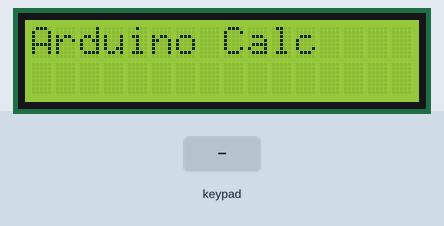
This sketch was run on a simulated Arduino Uno, built with avr-gcc and run on an emulated ATmega328P. On the bench: 16×2 character LCD. Inputs (shaded band) come from the test bench.

Above: at 0.1 s.
3.3 s: keypad keys 7 + 5 = pressed 0.4 s apart
At 5.0 s:
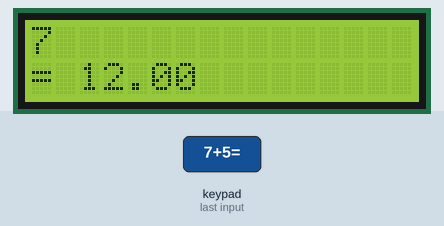
6.4 s: key '/' pressed
At 7.4 s:
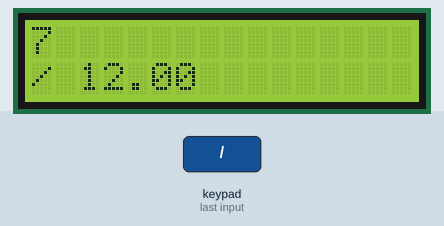
7.9 s: key '*' pressed
At 8.6 s:
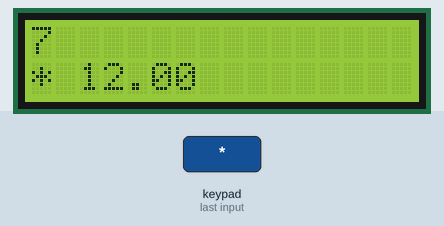
9.4 s: keypad keys 7 6 5 4 pressed 0.4 s apart
At 11.9 s:
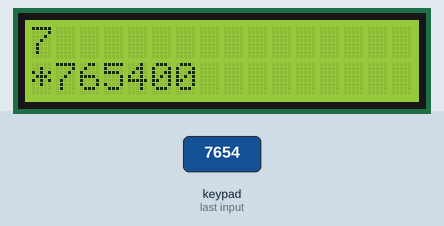
12.5 s: key 'C' pressed
At 13.4 s:
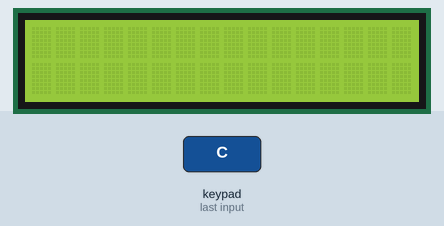
Timing chart, 0 to 15.0 s (numbered marks = the images above; inputs shaded):
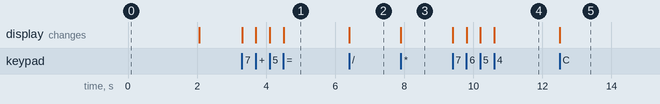

The sketch:

uino_diy_calculator_using_a_4_4_keypad_and_16_2_lcd_display1.ino
```cpp
#include <Keypad.h>
#include <LiquidCrystal.h>

const byte ROWS = 4;
const byte COLS = 4;
char keys[ROWS][COLS] = {
  {'1', '2', '3', '/'},
  {'4', '5', '6', '*'},
  {'7', '8', '9', '-'},
  {'C', '0', '=', '+'}
};
byte rowPins[ROWS] = {7,6,5,4};
byte colPins[COLS] = {3,2,1,0};

Keypad keypad = Keypad(makeKeymap(keys), rowPins, colPins, ROWS, COLS);
LiquidCrystal lcd(13, 12, 11, 10, 9, 8);

String input = "";
char lastOperator;
float num1, num2;
bool newEntry = true;

void setup() {
  lcd.begin(16, 2);
  lcd.print("Arduino Calc");
  delay(2000);
  lcd.clear();
}

void loop() {
  char key = keypad.getKey();
  if (key) {
    if (key >= '0' && key <= '9') {
      if (newEntry) {
        input = "";
        newEntry = false;
      }
      input += key;
      lcd.print(key);
    } else if (key == 'C') {
      input = "";
      lcd.clear();
    } else if (key == '=') {
      num2 = input.toFloat();
      float result = 0;
      switch (lastOperator) {
        case '+': result = num1 + num2; break;
        case '-': result = num1 - num2; break;
        case '*': result = num1 * num2; break;
        case '/': result = (num2 != 0) ? num1 / num2 : 0; break;
      }
      lcd.setCursor(0, 1);
      lcd.print("= ");
      lcd.print(result);
      newEntry = true;
    } else {
      num1 = input.toFloat();
      lastOperator = key;
      lcd.setCursor(0, 1);
      lcd.print(key);
      input = "";
    }
  }
}
```

Measured:
- after the input at 3.3 s, the display: first changes at once (image 1 shows a later state)
- after the input at 6.4 s, the display: changes at once (image 2)
- after the input at 7.9 s, the display: changes at once (image 3)
- after the input at 9.4 s, the display: first changes at once (image 4 shows a later state)
- after the input at 12.5 s, the display: changes at once (image 5)
